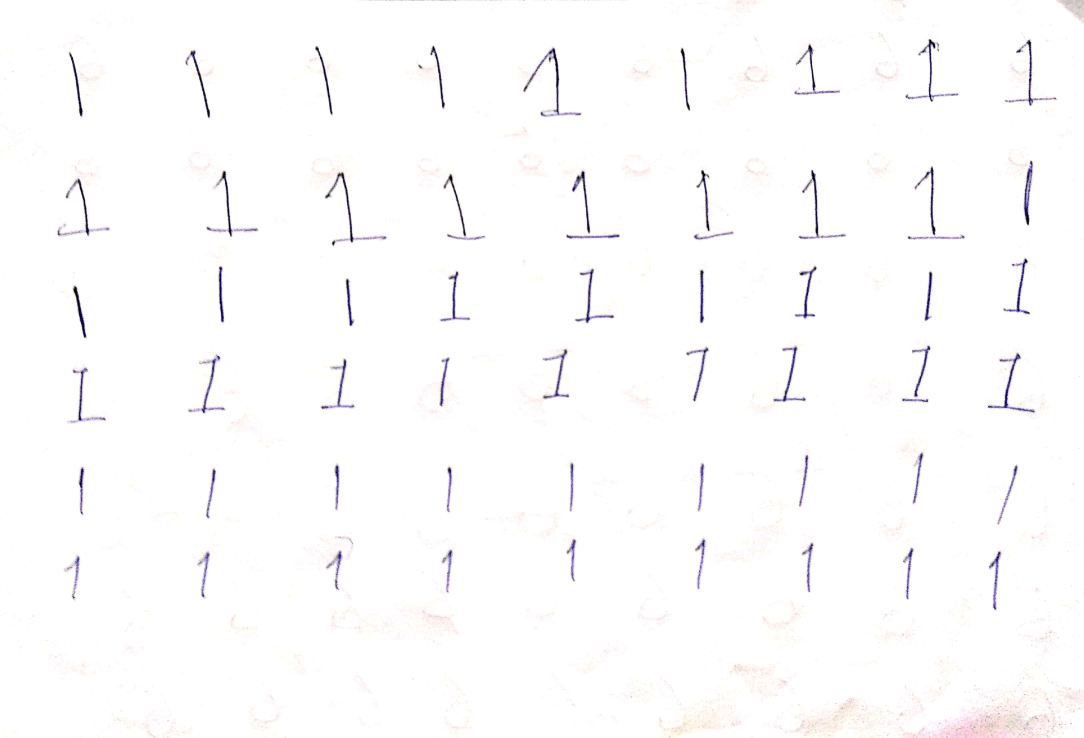
#> input picture images/1.jpg, 3252 x 2212 px, found by its file name (shown at 1/3 size); its folder holds 4 pictures in this run
$ jupyter execute --allow-errors PhotoMath-Latest.ipynb
#> lines starting #> are read from the running program, lines starting #| are printed output that depends on the picture
[cell 1]
import cv2
import pandas as pd
import numpy as np
import matplotlib.pyplot as plt
import tensorflow as tf
pd.options.display.float_format = '{:,.2f}'.format
import os

### Seperate Images

#> (a cell that did not finish here is left out)

[cell 3]
def extract_contours(img):
    gblur = cv2.GaussianBlur(img, (11,11), 0)
    ret,thresh1 = cv2.threshold(gblur,127,255,cv2.THRESH_BINARY)
    contours, hierarchy = cv2.findContours(thresh1,cv2.RETR_TREE,cv2.CHAIN_APPROX_SIMPLE)
    return contours

#> (a cell that did not finish here is left out)

[cell 5]
j = 1
#> (the rest of this cell did not finish here and is left out)

[cell 6]
def get_centroids():
    centroids = []
    for cnt in contours:
        M = cv2.moments(cnt)
        Cx = M['m10']/M['m00']
        Cy = M['m01']/M['m00']
        centroids.append((Cx, Cy, cnt))
    return centroids

### MAKE DATASET FOR PREDICTION

[cell 7]
X = []
Y = []
for i in range(0,13):
    for j in range(1,60):
        exists = os.path.isfile('new_dataset/'+str(i)+'/'+str(j)+'.jpg')
        if exists:
            img = cv2.imread('new_dataset/'+str(i)+'/'+str(j)+'.jpg', 0)
#> img: shape (2212, 3252); min 0, max 255, mean 252.3
            resized_img = cv2.resize(255-img, (28,28), interpolation=cv2.INTER_AREA)
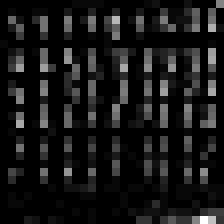
#> resized_img: shape (28, 28) (shown 8 times larger); min 0, max 29, mean 2.7; drawn with min black and max white
            img_unrolled = resized_img.ravel()
#> img_unrolled = 784 values, max 29 at index 781, min 0 at index 0, mean 2.68
            X.append(img_unrolled)
            Y.append(i)

X = np.array(X)
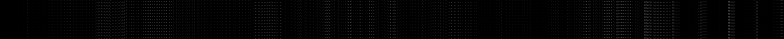
#> X: shape (39, 784); min 0, max 59, mean 3.6
Y = np.array(Y)
X.shape
#> Out = (39, 784)

###                        PREDICTION USING CONVOLUTION NEURAL NETWORK

[cell 8]
# PREPROCESSING

## 1. Splitting our complete Dataset into three sets:-
# training set, a validation set and a test set.

from sklearn.model_selection import train_test_split

# train = 70% and val_and_test size will be 30% of the overall dataset
X_train, X_val_and_test, Y_train, Y_val_and_test = train_test_split(X, Y, test_size=0.3, random_state=42)
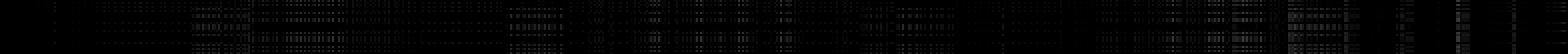
#> X_train: shape (27, 784) (shown 2 times larger); min 0, max 59, mean 3.7

# size of val and test each will be 50% of val_test i.e 15% of whole dataset
X_val, X_test, Y_val, Y_test = train_test_split(X_val_and_test, Y_val_and_test, test_size=0.5, random_state=42)

[cell 9]
# 2. Reshaping and Normalisation

#reshape data to fit model
X_train = X_train.reshape(X_train.shape[0], 28, 28, 1)
X_val = X_val.reshape(X_val.shape[0], 28, 28, 1)
X_test = X_test.reshape(X_test.shape[0], 28, 28, 1)

input_shape = (28, 28, 1)

# Making sure that the values are float so that we can get decimal points after division
X_train = X_train.astype('float32')
X_val = X_val.astype('float32')
X_test = X_test.astype('float32')

# Normalizing the RGB codes by dividing it to the max RGB value.
X_train /= 255
X_val /= 255
X_test /= 255

[cell 10]
# Importing the required Keras modules containing model and layers
from keras.models import Sequential
from keras.layers import Dense, Conv2D, Dropout, Flatten, MaxPooling2D

# Creating a Sequential Model and adding the layers
#> (the rest of this cell did not finish here and is left out)

#> (a cell that did not finish here is left out)

#> (a cell that did not finish here is left out)

#> (a cell that did not finish here is left out)

[cell 14]
print(X_test.shape)
#| (6, 28, 28, 1)
print(Y_test.shape)
#| (6,)

[cell 15]
# [13 lines of commented-out code are left out]

### PREDICTION USING ARTIFICIAL NEURAL NETWORK

[cell 16]
# PRE-PROCESSING FOR ANN

from sklearn import preprocessing

# Scaling
min_max_scaler = preprocessing.MinMaxScaler()
X_scale = min_max_scaler.fit_transform(X)
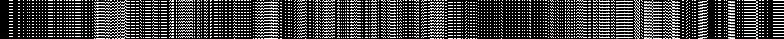
#> X_scale: shape (39, 784) float64; min 0, max 1, mean 0.254
X_scale

## 4. Splitting our complete Dataset into three sets:-
# training set, a validation set and a test set.

from sklearn.model_selection import train_test_split

# train = 70% and val_and_test size will be 30% of the overall dataset
X_train, X_val_and_test, Y_train, Y_val_and_test = train_test_split(X_scale, Y, test_size=0.3)
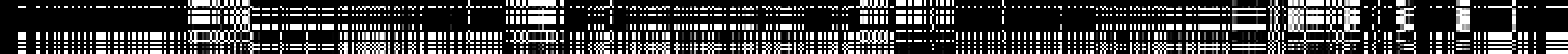
#> X_train: shape (27, 784) float64 (shown 2 times larger); min 0, max 1, mean 0.247

# size of val and test each will be 50% of val_test i.e 15% of whole dataset
X_val, X_test, Y_val, Y_test = train_test_split(X_val_and_test, Y_val_and_test, test_size=0.5)
